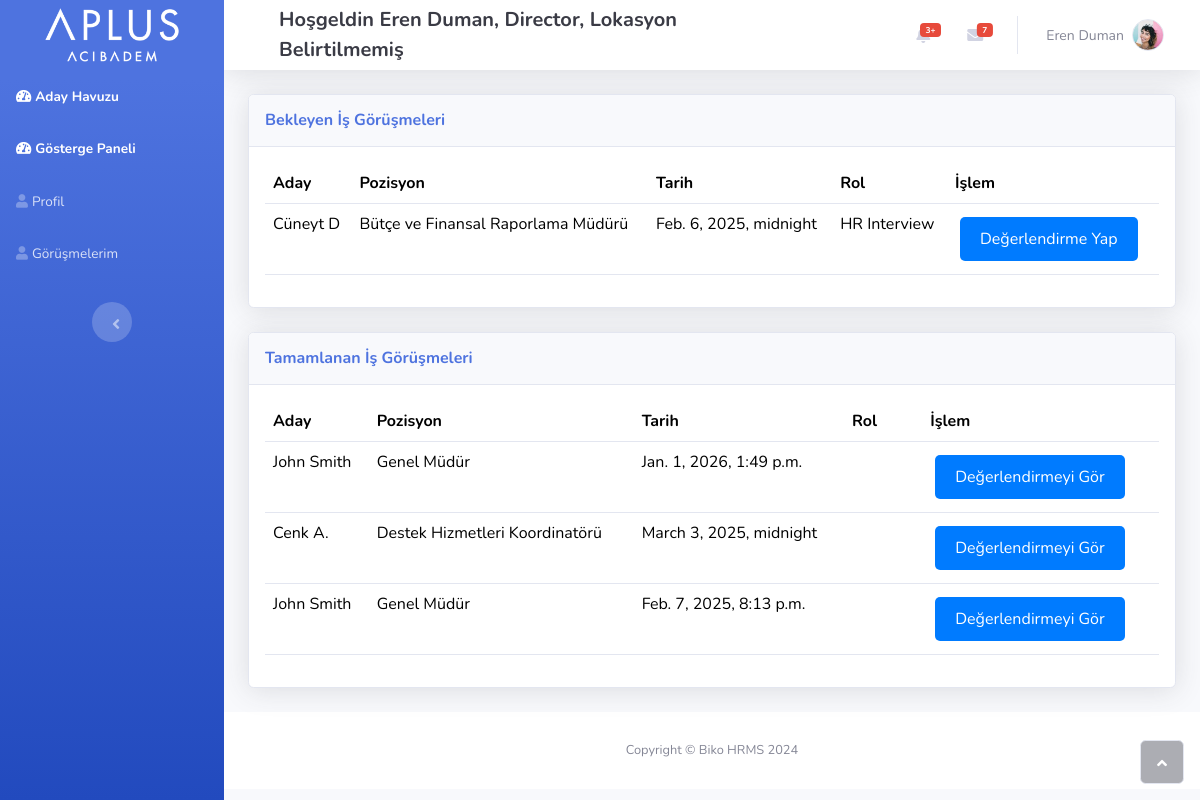
The app's page /hr/my-interviews/ (signed in), older data.
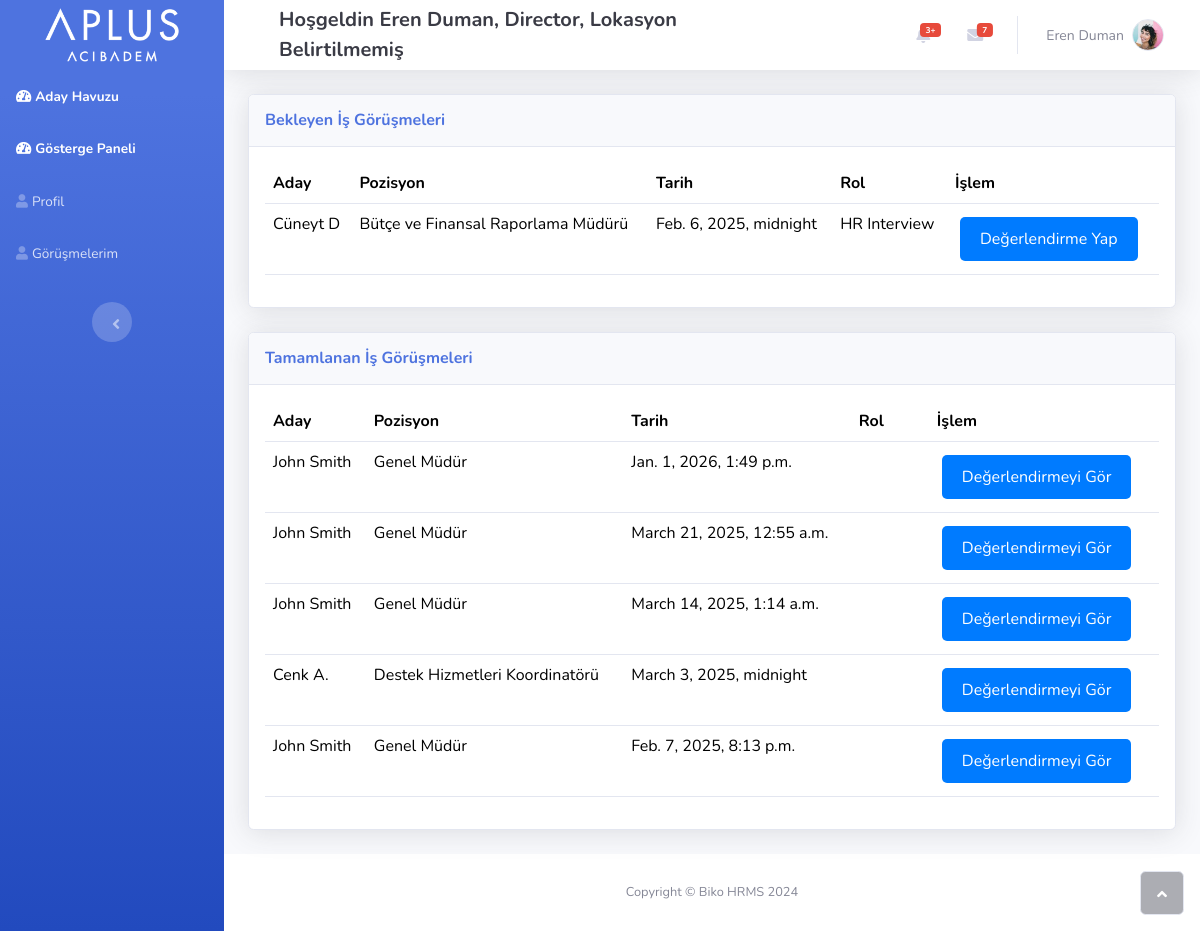
The same page, newer data.
### biko_hr/models.py (models this page shows, shortened)
class Interview(models.Model):
    application = models.ForeignKey(Application, on_delete=models.CASCADE)
    date = models.DateTimeField()  # Changed from DateField to DateTimeField
    candidate = models.ForeignKey(Candidate, on_delete=models.CASCADE)
    application_source = models.CharField(max_length=200)
    general_assessment = models.TextField()
    evaluator = models.ForeignKey(User, on_delete=models.CASCADE, related_name='evaluated_interviews')
    evaluator_role = models.CharField(max_length=100)
    attributes_id = models.TextField()  # Placeholder for complex attributes
    manager = models.ForeignKey(User, on_delete=models.CASCADE, related_name='managed_interviews')
    work_hours_assessment = models.TextField()
    evaluation_scores = models.TextField()
    decision = models.TextField()

class Candidate(models.Model):
    name = models.CharField(max_length=100)
    surname = models.CharField(max_length=100)
    email = models.EmailField(null=True, blank=True)
    phone = models.CharField(max_length=15) ##TODO: Make this unique=True for production.
    experience = models.TextField(null=True, blank=True)
    skills = models.TextField(null=True, blank=True)
    birth_date = models.DateField()
    residence_city = models.CharField(max_length=100)
    residence_district = models.CharField(max_length=100)
    education_level = models.CharField(max_length=50)        #choices=[
    school_name = models.CharField(max_length=150, null=True, blank=True)
    department = models.CharField(max_length=100, null=True, blank=True)
    desired_locations = models.ManyToManyField('Location', null=True, blank=True)

class Application(models.Model):
    candidate = models.ForeignKey(Candidate, on_delete=models.CASCADE, null=True, blank=True)
    job = models.ForeignKey(IncubationJob, on_delete=models.CASCADE) # in order to terminate or success the application after incubation period. Also shows the applied job.
    application_date = models.DateField()
    status = models.CharField(max_length=50, default="Pending")
    uploaded_resume = models.FileField(upload_to='resumes/', null=True, blank=True)
    assigned_by = models.ForeignKey(User, on_delete=models.CASCADE, null=True, blank=True)

class IncubationJob(models.Model):
    position = models.ForeignKey(Position, on_delete=models.CASCADE, default=None,blank=True, null=True)
    category = models.OneToOneField(JobCategory, on_delete=models.CASCADE,  null=True, blank=True)
    organization = models.ForeignKey(Organization, on_delete=models.CASCADE, default=None,blank=True, null=True)
    title = models.CharField(max_length=200)
    description = models.TextField()
    required_skills = models.TextField()
    status = models.CharField(max_length=50)
    preferred_locations = models.TextField()
    department = models.CharField(max_length=100)

class Position(models.Model):
    position = models.CharField(max_length=100)
    category = models.ForeignKey(JobCategory, on_delete=models.CASCADE, null=True,blank=True, default=None)

### hr/views.py (the view)
# urls.py: path('my-interviews/', views.my_interviews, name='my_interviews'),
@login_required
def my_interviews(request):
    user_type = UserType.objects.filter(user=request.user).first()
    pending_interviews = Interview.objects.filter(
        evaluator=request.user,
        decision='Pending'
    ).select_related(
        'candidate',
        'application__job__position'
    ).order_by('date')
    completed_interviews = Interview.objects.filter(
        evaluator=request.user
    ).exclude(
        decision='Pending'
    ).select_related(
        'candidate',
        'application__job__position'
    ).order_by('-date')
    return render(request, 'my_interviews.html', {
        'pending_interviews': pending_interviews,
        'completed_interviews': completed_interviews,
        'user': request.user, "user_type": user_type.user_type
    })

### hr/templates/my_interviews.html (shortened to what this page needs)
{% extends 'home.html' %}
{% load bootstrap4 %}
{% block content %}
<div class="container-fluid">
    <div class="card shadow mb-4">
        <div class="card-header py-3">
            <h6 class="text-primary fw-bold m-0">Bekleyen İş Görüşmeleri</h6>
        </div>
        <div class="card-body">
            <div class="table-responsive">
                <table class="table">
                    <thead>
                        <tr>
                            <th>Aday</th>
                            <th>Pozisyon</th>
                            <th>Tarih</th>
                            <th>Rol</th>
                            <th>İşlem</th>
                        </tr>
                    </thead>
                    <tbody>
                        {% for interview in pending_interviews %}
                        <tr>
                            <td>{{ interview.candidate.name }} {{ interview.candidate.surname }}</td>
                            <td>{{ interview.application.job.position.position }}</td>
                            <td>{{ interview.date }}</td>
                            <td>{{ interview.evaluator_role }}</td>
                            <td>
                                <a href="{% url 'interview_assessment' interview.id %}"
                                   class="btn btn-primary btn-sm">
                                    Değerlendirme Yap
                                </a>
                            </td>
                        </tr>
                        {% empty %}
                        <tr>
                            <td colspan="5">Bekleyen iş görüşmesi bulunmamaktadır.</td>
                        </tr>
                        {% endfor %}
                    </tbody>
                </table>
            </div>
        </div>
    </div>
    <div class="card shadow mb-4">
        <div class="card-header py-3">
            <h6 class="text-primary fw-bold m-0">Tamamlanan İş Görüşmeleri</h6>
        </div>
        <div class="card-body">
            <div class="table-responsive">
                <table class="table">
                    <thead>
                        <tr>
                            <th>Aday</th>
                            <th>Pozisyon</th>
                            <th>Tarih</th>
                            <th>Rol</th>
                            <th>İşlem</th>
                        </tr>
                    </thead>
                    <tbody>
                        {% for interview in completed_interviews %}
                        <tr>
                            <td>{{ interview.candidate.name }} {{ interview.candidate.surname }}</td>
                            <td>{{ interview.application.job.position.position }}</td>
                            <td>{{ interview.date }}</td>
                            <td>
                                <span class="badge {% if interview.decision == 'Passed' %}badge-success
                                               {% elif interview.decision == 'Failed' %}badge-danger
                                               {% else %}badge-warning{% endif %}">
                                </span>
                            </td>
                            <td>
                                <a href="{% url 'interview_assessment' interview.id %}"
                                   class="btn btn-info btn-sm">
                                    Değerlendirmeyi Gör
                                </a>
                            </td>
                        </tr>
                        {% empty %}
                        <tr>
                            <td colspan="5">Tamamlanmış iş görüşmesi bulunmamaktadır.</td>
                        </tr>
                        {% endfor %}
                    </tbody>
                </table>
            </div>
        </div>
    </div>
</div>
{% endblock %}

Row changes from the older to the newer data that the page shows:
added Interview: candidate.name "John", candidate.surname "Smith", application.job.position.position "Genel Müdür", date "March 21, 2025, 12:55 a.m.", shown under "Tamamlanan İş Görüşmeleri"
added Interview: candidate.name "John", candidate.surname "Smith", application.job.position.position "Genel Müdür", date "March 14, 2025, 1:14 a.m.", shown under "Tamamlanan İş Görüşmeleri"
